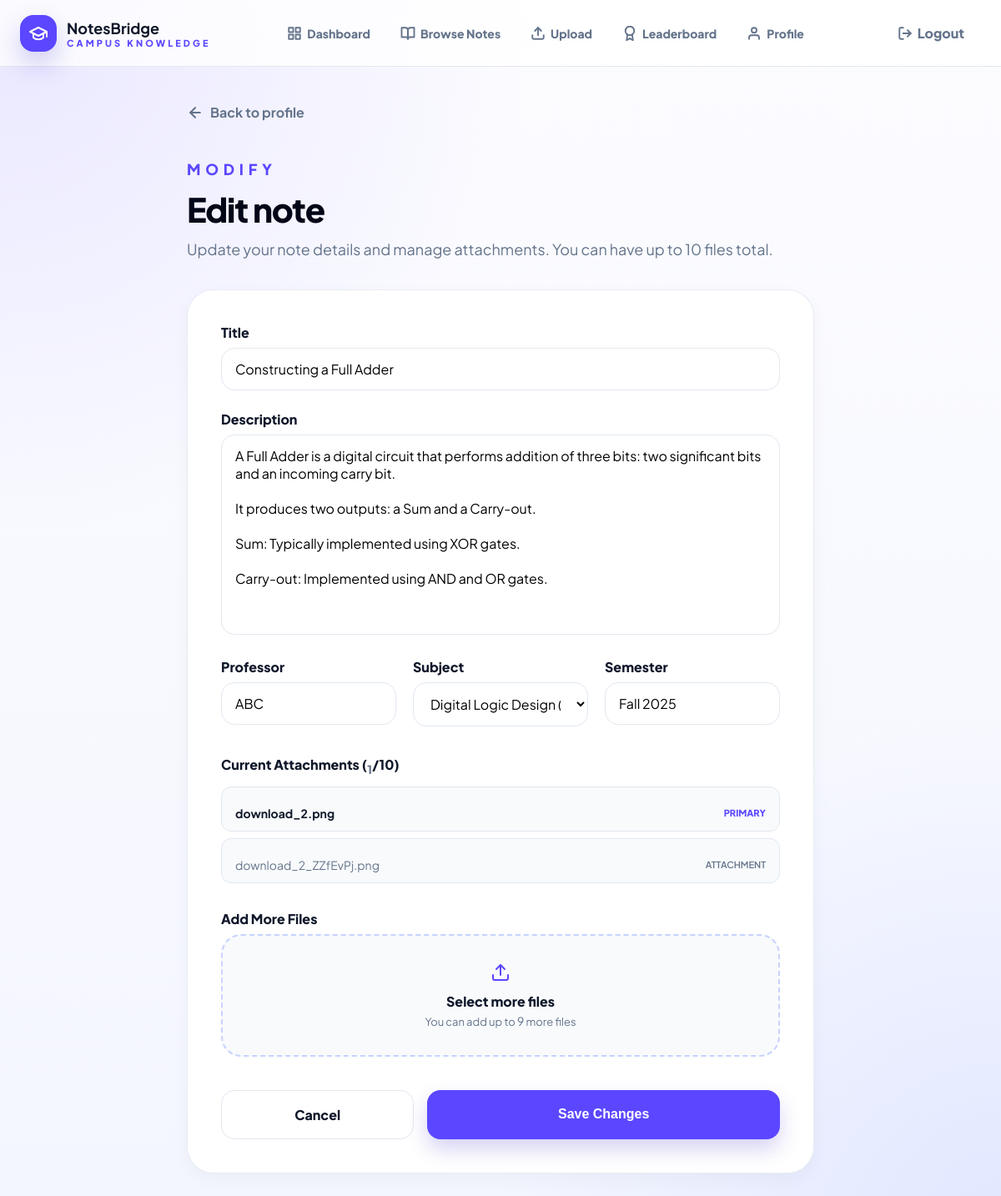
The app's page /notes/edit/4/ (signed in) with its own data.
### notes/models.py (models this page shows, shortened)
class Note(models.Model):
    title = models.CharField(max_length=100)
    description = models.TextField()
    file = models.FileField(upload_to='notes/', blank=True, null=True)
    subject = models.ForeignKey(Subject, on_delete=models.CASCADE)
    uploader = models.ForeignKey(settings.AUTH_USER_MODEL, on_delete=models.CASCADE)
    professor = models.CharField(max_length=100)
    semester = models.CharField(max_length=50)
    downloads = models.PositiveIntegerField(default=0)
    is_flagged = models.BooleanField(default=False)
    is_hidden = models.BooleanField(default=False)
    is_deleted = models.BooleanField(default=False)
    report_count = models.PositiveIntegerField(default=0)
    created_at = models.DateTimeField(auto_now_add=True)

class NoteFile(models.Model):
    note = models.ForeignKey(Note, on_delete=models.CASCADE, related_name='additional_files')
    file = models.FileField(upload_to='notes/')

### notes/views.py (the view)
# urls.py: path('edit/<int:note_id>/', edit_note, name='edit_note'),
@login_required
def edit_note(request, note_id):
    note = get_object_or_404(Note, id=note_id)
    if note.uploader != request.user:
        return redirect('dashboard')
    if request.method == "POST":
        form = NoteForm(request.POST, request.FILES, instance=note, user=request.user)
        if form.is_valid():
            note = form.save()
            files = request.FILES.getlist('file')
            current_count = note.additional_files.count()
            if current_count + len(files) > 10:
                remaining = 10 - current_count
                error = f'You can only add {remaining} more file(s). This note already has {current_count} attachment(s).'
                return render(request, 'notes/edit_note.html', {'form': form, 'note': note, 'error': error})
            for f in files:
                NoteFile.objects.create(note=note, file=f)
            return redirect('profile')
    else:
        form = NoteForm(instance=note, user=request.user)
    return render(request, 'notes/edit_note.html', {'form': form, 'note': note})

### departments/models.py (called while the page is built)
    def __str__(self):
        return f"{self.name} ({self.code})"

### templates/notes/edit_note.html (shortened to what this page needs)
{% extends 'base.html' %}
{% load static %}
{% block content %}
<main class="page-section">
    <div class="container narrow" style="max-width: 800px;">
        <a href="{% url 'profile' %}" style="display: inline-flex; align-items: center; gap: 8px; color: #64748b; text-decoration: none; font-weight: 700; margin-bottom: 24px; transition: color 0.2s ease;" onmouseover="this.style.color='var(--indigo)'" onmouseout="this.style.color='#64748b'">
            <svg width="20" height="20" viewBox="0 0 24 24" fill="none" stroke="currentColor" stroke-width="2.5" stroke-linecap="round" stroke-linejoin="round"><line x1="19" y1="12" x2="5" y2="12"></line><polyline points="12 19 5 12 12 5"></polyline></svg>
            Back to profile
        </a>
        <section class="page-title" style="margin-bottom: 32px;">
            <p class="eyebrow" style="color: var(--indigo); margin-bottom: 12px;">Modify</p>
            <h1 style="margin: 0 0 12px 0; font-size: 40px; font-weight: 800; letter-spacing: -0.03em;">Edit note</h1>
            <p class="lead" style="margin: 0; color: var(--muted); font-size: 18px;">
                Update your note details and manage attachments. You can have up to 10 files total.
            </p>
        </section>
        <div class="stat-card" style="padding: 40px; border-radius: 32px; background: white;">
            <form method="POST" enctype="multipart/form-data" id="edit-form">
                <div style="margin-bottom: 24px;">
                    <label style="display: block; font-weight: 800; color: var(--slate); margin-bottom: 8px;">Title</label>
                    {{ form.title }}
                </div>
                <div style="margin-bottom: 24px;">
                    <label style="display: block; font-weight: 800; color: var(--slate); margin-bottom: 8px;">Description</label>
                    {{ form.description }}
                </div>
                <div style="display: grid; grid-template-columns: repeat(3, 1fr); gap: 20px; margin-bottom: 32px;">
                    <div>
                        <label style="display: block; font-weight: 800; color: var(--slate); margin-bottom: 8px;">Professor</label>
                        {{ form.professor }}
                    </div>
                    <div>
                        <label style="display: block; font-weight: 800; color: var(--slate); margin-bottom: 8px;">Subject</label>
                        {{ form.subject }}
                    </div>
                    <div>
                        <label style="display: block; font-weight: 800; color: var(--slate); margin-bottom: 8px;">Semester</label>
                        {{ form.semester }}
                    </div>
                </div>
                <div style="margin-bottom: 32px;">
                    <label style="display: flex; align-items: center; white-space: nowrap; font-weight: 800; color: var(--slate); margin-bottom: 12px;">Current Attachments (<span id="current-count" style="display: inline;">{{ note.additional_files.count }}</span>/10)</label>
                    <div style="display: flex; flex-direction: column; gap: 8px;">
                        {% if note.file %}
                        <div style="background: #f8fafc; border: 1px solid var(--line); border-radius: 12px; padding: 12px 16px; display: flex; align-items: center; justify-content: space-between;">
                            <span style="font-size: 14px; font-weight: 700; color: var(--slate);">{{ note.file.name|cut:'notes/' }}</span>
                            <span style="font-size: 11px; color: var(--indigo); font-weight: 800; text-transform: uppercase;">Primary</span>
                        </div>
                        {% endif %}
                        {% for note_file in note.additional_files.all %}
                        {% if note_file.file != note.file %}
                        <div style="background: #f8fafc; border: 1px solid var(--line); border-radius: 12px; padding: 12px 16px; display: flex; align-items: center; justify-content: space-between;">
                            <span style="font-size: 14px; color: var(--muted);">{{ note_file.file.name|cut:'notes/' }}</span>
                            <span style="font-size: 11px; color: var(--muted); font-weight: 600;">ATTACHMENT</span>
                        </div>
                        {% endif %}
                        {% endfor %}
                    </div>
                </div>
                <div style="margin-bottom: 24px;">
                    <label style="display: block; font-weight: 800; color: var(--slate); margin-bottom: 8px;">Add More Files</label>
                    <div style="position: relative; border: 2px dashed #c7d2fe; border-radius: 24px; padding: 32px; text-align: center; background: #f8fafc; transition: all 0.2s ease;" class="drop-zone" id="drop-zone">
                        <h3 style="margin: 0 0 4px 0; font-size: 16px; font-weight: 800; color: var(--slate);">Select more files</h3>
                        <p style="margin: 0; color: var(--muted); font-size: 13px; white-space: nowrap;">You can add up to <span id="remaining-count" style="display: inline;"></span> more files</p>
                    </div>
                </div>
                <div style="display: flex; gap: 16px; margin-top: 40px;">
                    <a href="{% url 'profile' %}" class="btn btn-light" style="flex: 1; padding: 18px; border-radius: 16px; font-size: 16px; font-weight: 800; text-align: center;">Cancel</a>
                    <button type="submit" id="submit-btn" class="btn btn-primary" style="flex: 2; padding: 18px; border-radius: 16px; font-size: 16px; font-weight: 800;">Save Changes</button>
                </div>
            </form>
        </div>
    </div>
</main>
{% endblock %}

### static/css/notesbridge.css (style rules this page uses)
:root { --bg: #f7f8ff; --bg-start: #fcfcff; --bg-end: #f3f6ff; --surface: rgba(255, 255, 255, 0.88); --surface-strong: #ffffff; --text: #0d1330; --muted: #66708f; --line: #dbe2f4; --primary: #4b35db; --primary-dark: #3521bd; --accent: #6f5dff; --shadow: 0 20px 60px rgba(57, 67, 126, 0.14); }
* { box-sizing: border-box; }
a { color: inherit; text-decoration: none; }
img, svg { display: block; max-width: 100%; }
:root { --indigo: #5B47FF; --indigo-dark: #1e1b4b; --orange: #f97316; --cream: #fff7ed; --slate: #0f172a; --muted: #64748b; --line: #e2e8f0; --card: rgba(255, 255, 255, .9) }
* { box-sizing: border-box }
body { margin: 0; font-family: 'Plus Jakarta Sans', system-ui, sans-serif; color: var(--slate); background: radial-gradient(circle at top left, rgba(101, 80, 255, 0.12), transparent 34%), radial-gradient(circle at bottom right, rgba(89, 124, 255, 0.12), transparent 32%), linear-gradient(180deg, #fcfcff 0%, #f4f6ff 100%); }
a { color: inherit; text-decoration: none }
.container { max-width: 1216px; margin: 0 auto; padding: 0 24px }
.narrow { max-width: 960px }
.btn { display: inline-flex; align-items: center; justify-content: center; gap: 8px; border: 0; border-radius: 16px; padding: 13px 20px; font-weight: 900; cursor: pointer }
.btn-primary { background: var(--indigo); color: white; box-shadow: 0 12px 24px rgba(67, 56, 202, .22) }
.btn-light { background: #fff; border: 1px solid var(--line); color: #0f172a }
.page-section { padding-top: 44px; padding-bottom: 56px }
.hero-grid h1, .page-title h1, .detail-card h1, .form-layout h1, .leaderboard-hero h1 { font-size: clamp(38px, 5vw, 68px); line-height: 1.02; margin: 18px 0; color: #020617; letter-spacing: -.05em }
.lead, .page-title p, .detail-card p { color: var(--muted); line-height: 1.75; font-size: 18px }
.trust-badge, .eyebrow { display: inline-flex; color: var(--indigo); font-weight: 900; text-transform: uppercase; letter-spacing: .32em; font-size: 13px }
.stat-card, .count-card { border: 1px solid rgba(226, 232, 240, .8); background: var(--card); border-radius: 28px; padding: 22px; box-shadow: 0 8px 22px rgba(30, 41, 59, .04) }
.stat-card span { display: block; margin-top: 10px; color: var(--muted); font-size: 14px }
.btn, .action-pill, .report-link { transition: all 0.2s ease; }

### templates/notes/edit_note.html (style rules this page uses)
.stat-card input[type="text"], .stat-card select, .stat-card textarea { width: 100%; border: 1px solid var(--line); border-radius: 16px; padding: 14px 16px; font: inherit; background: white; outline: none; transition: border-color 0.2s ease; resize: none; }

### records on screen
Note: title "Constructing a Full Adder", description "A Full Adder is a digital circuit that performs addition of three bits: two significant bits and an incoming carry bit. It produces two outputs: a Sum and a Carry-out. Sum: Typically implemented using XOR gates. Carry-out: Implemented using AND and OR gates.", professor "ABC", subject "Digital Logic Design (CSE 205)", semester "Fall 2025", additional_files.count "1", file.name "download_2.png"
NoteFile: file.name "download_2_ZZfEvPj.png"
